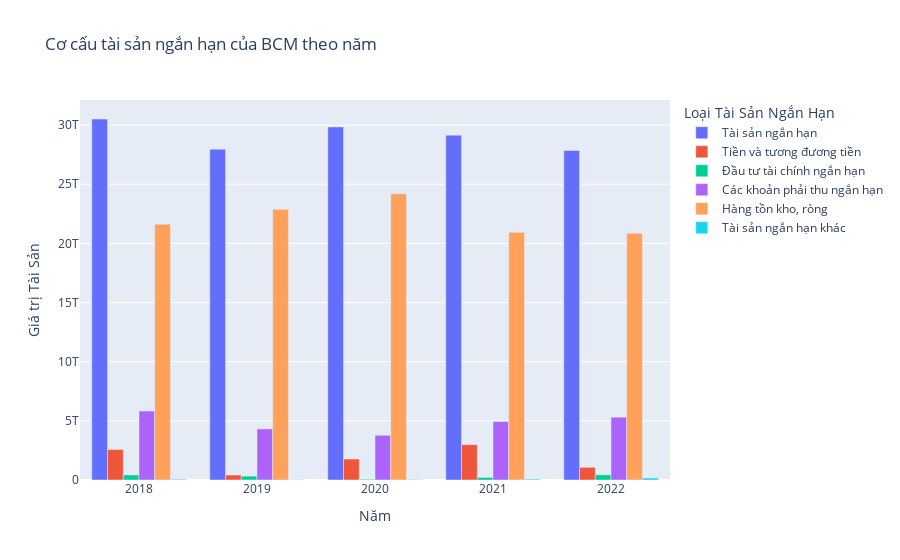

The notebook cell this image was saved under:
### Code cell
# Dữ liệu năm
years = bcm_data['Năm'].tolist()

#Các dữ liệu TSNH
asset2 = bcm_data['CĐKT. TÀI SẢN NGẮN HẠN'].tolist()
money = bcm_data['CĐKT. Tiền và tương đương tiền '].tolist()
invest = bcm_data['CĐKT. Đầu tư tài chính ngắn hạn'].tolist()
received = bcm_data['CĐKT. Các khoản phải thu ngắn hạn'].tolist()
assetshort= bcm_data['CĐKT. Hàng tồn kho, ròng'].tolist()
asset_another= bcm_data['CĐKT. Tài sản ngắn hạn khác'].tolist()

# Tạo DataFrame cho Plotly Express
df = pd.DataFrame({
    'Năm': years * 6,
    'Loại Tài Sản Ngắn Hạn': (['Tài sản ngắn hạn'] * len(years) + ['Tiền và tương đương tiền'] * len(years) +
                               ['Đầu tư tài chính ngắn hạn'] * len(years) + ['Các khoản phải thu ngắn hạn'] * len(years) +
                               ['Hàng tồn kho, ròng'] * len(years) + ['Tài sản ngắn hạn khác'] * len(years)),
    'Giá trị Tài Sản (tỷ đồng)': (asset2 + money + invest + received + assetshort + asset_another)
})

# Vẽ biểu đồ cột ghép
fig5 = px.bar(df, x='Năm', y='Giá trị Tài Sản (tỷ đồng)', color='Loại Tài Sản Ngắn Hạn',
             title='Cơ cấu tài sản ngắn hạn của BCM theo năm',
             labels={'Giá trị Tài Sản (tỷ đồng)': 'Giá trị Tài Sản'},
             barmode='group')  # Chỉnh tham số barmode thành 'group'

# Hiển thị biểu đồ
fig5.show()

### Figure 1 — Plotly figure (JSON) as saved in the notebook; plotly's stock layout.template omitted (floating-point values rounded to 4 significant figures)
{"data": [{"alignmentgroup": "True", "hovertemplate": "Loại Tài Sản Ngắn Hạn=Tài sản ngắn hạn<br>Năm=%{x}<br>Giá trị Tài Sản=%{y}<extra></extra>", "legendgroup": "Tài sản ngắn hạn", "marker": {"color": "#636efa", "pattern": {"shape": ""}}, "name": "Tài sản ngắn hạn", "offsetgroup": "Tài sản ngắn hạn", "orientation": "v", "showlegend": true, "textposition": "auto", "type": "bar", "x": [2018, 2019, 2020, 2021, 2022], "xaxis": "x", "y": [30513454625559, 27964817664724, 29840554795361, 29147111201478, 27851211212508], "yaxis": "y"}, {"alignmentgroup": "True", "hovertemplate": "Loại Tài Sản Ngắn Hạn=Tiền và tương đương tiền<br>Năm=%{x}<br>Giá trị Tài Sản=%{y}<extra></extra>", "legendgroup": "Tiền và tương đương tiền", "marker": {"color": "#EF553B", "pattern": {"shape": ""}}, "name": "Tiền và tương đương tiền", "offsetgroup": "Tiền và tương đương tiền", "orientation": "v", "showlegend": true, "textposition": "auto", "type": "bar", "x": [2018, 2019, 2020, 2021, 2022], "xaxis": "x", "y": [2577622049939, 416723733815, 1775586531828, 2984749370323, 1070646673840], "yaxis": "y"}, {"alignmentgroup": "True", "hovertemplate": "Loại Tài Sản Ngắn Hạn=Đầu tư tài chính ngắn hạn<br>Năm=%{x}<br>Giá trị Tài Sản=%{y}<extra></extra>", "legendgroup": "Đầu tư tài chính ngắn hạn", "marker": {"color": "#00cc96", "pattern": {"shape": ""}}, "name": "Đầu tư tài chính ngắn hạn", "offsetgroup": "Đầu tư tài chính ngắn hạn", "orientation": "v", "showlegend": true, "textposition": "auto", "type": "bar", "x": [2018, 2019, 2020, 2021, 2022], "xaxis": "x", "y": [424023879195, 326294890410, 64495000000, 214090000000, 436495062079], "yaxis": "y"}, {"alignmentgroup": "True", "hovertemplate": "Loại Tài Sản Ngắn Hạn=Các khoản phải thu ngắn hạn<br>Năm=%{x}<br>Giá trị Tài Sản=%{y}<extra></extra>", "legendgroup": "Các khoản phải thu ngắn hạn", "marker": {"color": "#ab63fa", "pattern": {"shape": ""}}, "name": "Các khoản phải thu ngắn hạn", "offsetgroup": "Các khoản phải thu ngắn hạn", "orientation": "v", "showlegend": true, "textposition": "auto", "type": "bar", "x": [2018, 2019, 2020, 2021, 2022], "xaxis": "x", "y": [5831761103790, 4318892531593, 3779340483397, 4942398293993, 5315103059762], "yaxis": "y"}, {"alignmentgroup": "True", "hovertemplate": "Loại Tài Sản Ngắn Hạn=Hàng tồn kho, ròng<br>Năm=%{x}<br>Giá trị Tài Sản=%{y}<extra></extra>", "legendgroup": "Hàng tồn kho, ròng", "marker": {"color": "#FFA15A", "pattern": {"shape": ""}}, "name": "Hàng tồn kho, ròng", "offsetgroup": "Hàng tồn kho, ròng", "orientation": "v", "showlegend": true, "textposition": "auto", "type": "bar", "x": [2018, 2019, 2020, 2021, 2022], "xaxis": "x", "y": [21618842071107, 22877133518012, 24190830285310, 20930609125935, 20861385649527], "yaxis": "y"}, {"alignmentgroup": "True", "hovertemplate": "Loại Tài Sản Ngắn Hạn=Tài sản ngắn hạn khác<br>Năm=%{x}<br>Giá trị Tài Sản=%{y}<extra></extra>", "legendgroup": "Tài sản ngắn hạn khác", "marker": {"color": "#19d3f3", "pattern": {"shape": ""}}, "name": "Tài sản ngắn hạn khác", "offsetgroup": "Tài sản ngắn hạn khác", "orientation": "v", "showlegend": true, "textposition": "auto", "type": "bar", "x": [2018, 2019, 2020, 2021, 2022], "xaxis": "x", "y": [61205521528, 25772990894, 30302494826, 75264411227, 167580767300], "yaxis": "y"}], "layout": {"barmode": "group", "legend": {"title": {"text": "Loại Tài Sản Ngắn Hạn"}, "tracegroupgap": 0}, "title": {"text": "Cơ cấu tài sản ngắn hạn của BCM theo năm"}, "xaxis": {"anchor": "y", "domain": [0, 1], "title": {"text": "Năm"}}, "yaxis": {"anchor": "x", "domain": [0, 1], "title": {"text": "Giá trị Tài Sản"}}}}
